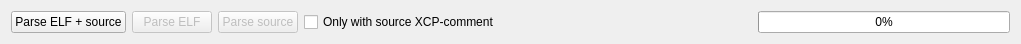
     <widget class="QWidget" name="horizontalLayoutWidget_2">
      <property name="geometry">
       <rect>
        <x>0</x>
        <y>0</y>
        <width>1021</width>
        <height>41</height>
       </rect>
      </property>
      <layout class="QHBoxLayout" name="horizontalLayout_14">
       <item>
        <widget class="QPushButton" name="editorParseElfAndSourceBtn">
         <property name="text">
          <string>Parse ELF + source</string>
         </property>
         <property name="icon">
          <iconset resource="../resource.qrc">
           <normaloff>:/resource/icons_gnome/24x24/actions/system-run.png</normaloff>:/resource/icons_gnome/24x24/actions/system-run.png</iconset>
         </property>
        </widget>
       </item>
       <item>
        <widget class="QPushButton" name="editorParseElfBtn">
         <property name="enabled">
          <bool>false</bool>
         </property>
         <property name="text">
          <string>Parse ELF</string>
         </property>
         <property name="icon">
          <iconset resource="../resource.qrc">
           <normaloff>:/resource/icons_gnome/24x24/actions/system-run.png</normaloff>:/resource/icons_gnome/24x24/actions/system-run.png</iconset>
         </property>
        </widget>
       </item>
       <item>
        <widget class="QPushButton" name="editorParseSourceBtn">
         <property name="enabled">
          <bool>false</bool>
         </property>
         <property name="text">
          <string>Parse source</string>
         </property>
         <property name="icon">
          <iconset resource="../resource.qrc">
           <normaloff>:/resource/icons_gnome/24x24/actions/system-run.png</normaloff>:/resource/icons_gnome/24x24/actions/system-run.png</iconset>
         </property>
        </widget>
       </item>
       <item>
        <widget class="QCheckBox" name="editorOnlySourceCommentCheckBox">
         <property name="text">
          <string>Only with source XCP-comment</string>
         </property>
        </widget>
       </item>
       <item>
        <spacer name="horizontalSpacer_5">
         <property name="orientation">
          <enum>Qt::Horizontal</enum>
         </property>
         <property name="sizeHint" stdset="0">
          <size>
           <width>40</width>
           <height>20</height>
          </size>
         </property>
        </spacer>
       </item>
       <item>
        <widget class="QProgressBar" name="editorProgressBar">
         <property name="enabled">
          <bool>true</bool>
         </property>
         <property name="value">
          <number>0</number>
         </property>
         <property name="textVisible">
          <bool>true</bool>
         </property>
        </widget>
       </item>
      </layout>
     </widget>
